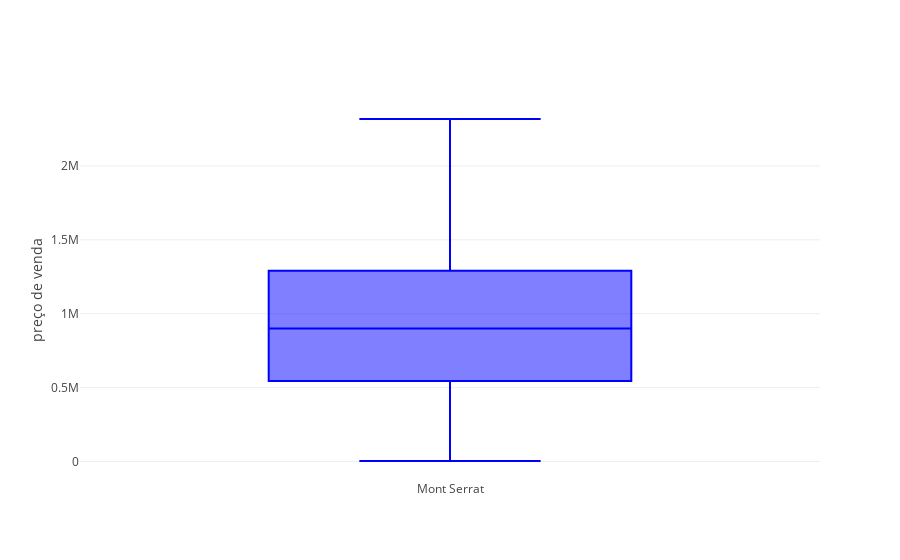

Write notebook code for a chart like this one.
### Code cell
# boxplot para identificar outliers

from plotly.offline import download_plotlyjs, init_notebook_mode, plot, iplot
init_notebook_mode(connected=True)
import plotly.plotly as py
import plotly.graph_objs as go

x = df.district

trace0 = go.Box(
    y=df.price,
    x=x,
    name='kale',
    marker=dict(
        color='blue'
    )
)

data = [trace0]
layout = go.Layout(
    yaxis=dict(
        title='preço de venda',
        zeroline=False
    ),
    boxmode='group'
)

fig = go.Figure(data=data, layout=layout)
iplot(fig)

### Figure 1 — Plotly figure (JSON) as saved in the notebook; plotly's stock layout.template omitted (floating-point values rounded to 4 significant figures)
{"data": [{"marker": {"color": "blue"}, "name": "kale", "type": "box", "uid": "84b1c5d0-9cd9-11e8-9a2a-acde48001122", "x": ["Mont Serrat", "Mont Serrat", "Mont Serrat", "Mont Serrat", "Mont Serrat", "Mont Serrat", "Mont Serrat", "Mont Serrat", "Mont Serrat", "Mont Serrat", "Mont Serrat", "Mont Serrat", "Mont Serrat", "Mont Serrat", "Mont Serrat", "Mont Serrat", "Mont Serrat", "Mont Serrat", "Mont Serrat", "Mont Serrat", "Mont Serrat", "Mont Serrat", "Mont Serrat", "Mont Serrat", "Mont Serrat", "Mont Serrat", "Mont Serrat", "Mont Serrat", "Mont Serrat", "Mont Serrat", "Mont Serrat", "Mont Serrat", "Mont Serrat", "Mont Serrat", "Mont Serrat", "Mont Serrat", "Mont Serrat", "Mont Serrat", "Mont Serrat", "Mont Serrat", "Mont Serrat", "Mont Serrat", "Mont Serrat", "Mont Serrat"], "y": [950000, 475000, 900000, 502672, 590000, 940000, 495000, 512000, 450000, 3200, 571612, 565261, 1330000, 650000, 1296783, 658000, 1281704, 1033028, 1317674, 2317589, 768000, 1226000, 1950000, 770000, 1300000, 376467, 745000, 1260000, 1285000, 950000, 980000, 1400000, 980000, 850000, 1550000, 1650000, 900000, 1500000, 5900, 546755, 541261, 1370890, 483022, 4000]}], "layout": {"boxmode": "group", "yaxis": {"title": "preço de venda", "zeroline": false}}}
